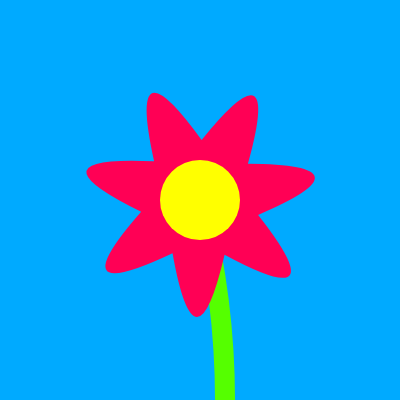
Frame 1 (no input)
Frame 60 (no input): identical to frame 1, image omitted
Frame 120 (the mouse pressed at the canvas centre since frame 60): identical to frame 1, image omitted

The p5.js sketch that drew this single still picture (run headless with seeded random() and noise() and a simulated clock; from frame 60 on, the mouse is pressed at the canvas centre):

// p5.js sketch
// ── sketch.js
let flower
let r = 2;
function setup() {
  createCanvas(400, 400);
  colorMode(HSL)
  flower = new Flower(width/2,width/2,height/2,7)
  flower.build();
  noStroke();
}

function draw() {
  background(200,100,50);
  flower.render();
}
// ── flower.js
class Flower {
  constructor(size, posX, posY, petals) {
    this.anchors = [];
    this.controls = [];
    this.centerPoints = [];
    this.size = size / 2;
    this.posX = posX;
    this.posY = posY;
    this.petals = petals;
    this.center = 60;
    this.petalColor = 340;
    this.rotation = 0;
  }

  createAnchors() {
    this.anchors = [];
    let vertices = this.petals * 2;
    let spacing = TWO_PI / vertices;
    let first = [];

    for (let i = 0; i < vertices; i++) {
      let angle = i * spacing;
      let r = this.size * 0.6;

      let x = cos(angle) * r;
      let y = sin(angle) * r;
      if (i === 1) {
        first.push(x, y);
      }
      if (i % 2) {
        this.anchors.push([x, y]);
      }
    }
    this.anchors.push([first[0], first[1]]);
  }

  createControls() {
    this.controls = [];
    let vertices = this.petals;
    let spacing = TWO_PI / vertices;

    for (let i = 0; i < vertices + 1; i++) {
      let angle = i * spacing;
      let r = this.size * 1.8;

      const x = cos(angle) * r;
      const y = sin(angle) * r;
      this.controls.push([x, y]);
    }
  }

  render() {
    push();
    let s = 10
    translate(width / 2, height / 2);
    beginShape();
    fill(100, 100, 50);
    vertex(-s, 0);
    vertex(s, 0);
    quadraticVertex(60, height / 2, s, height);
    vertex(-s, height);
    quadraticVertex(40, height / 2, -s, 0);
    endShape();

    fill(this.petalColor, 100, 50);
    push();
    rotate(0.7);
    beginShape();
    for (let i = 0; i < this.anchors.length; i++) {
      let a = this.anchors[i];
      let c = this.controls[i];
      if (i === 0) {
        vertex(a[0], a[1]);
      } else {
        quadraticVertex(c[0], c[1], a[0], a[1]);
      }
    }

    endShape();
    pop();
    fill(this.center, 100, 50);
    noStroke();
    circle(0, 0, this.size * 0.8);

    pop();
  }

  build() {
    this.createAnchors();
    this.createControls();
  }
}
